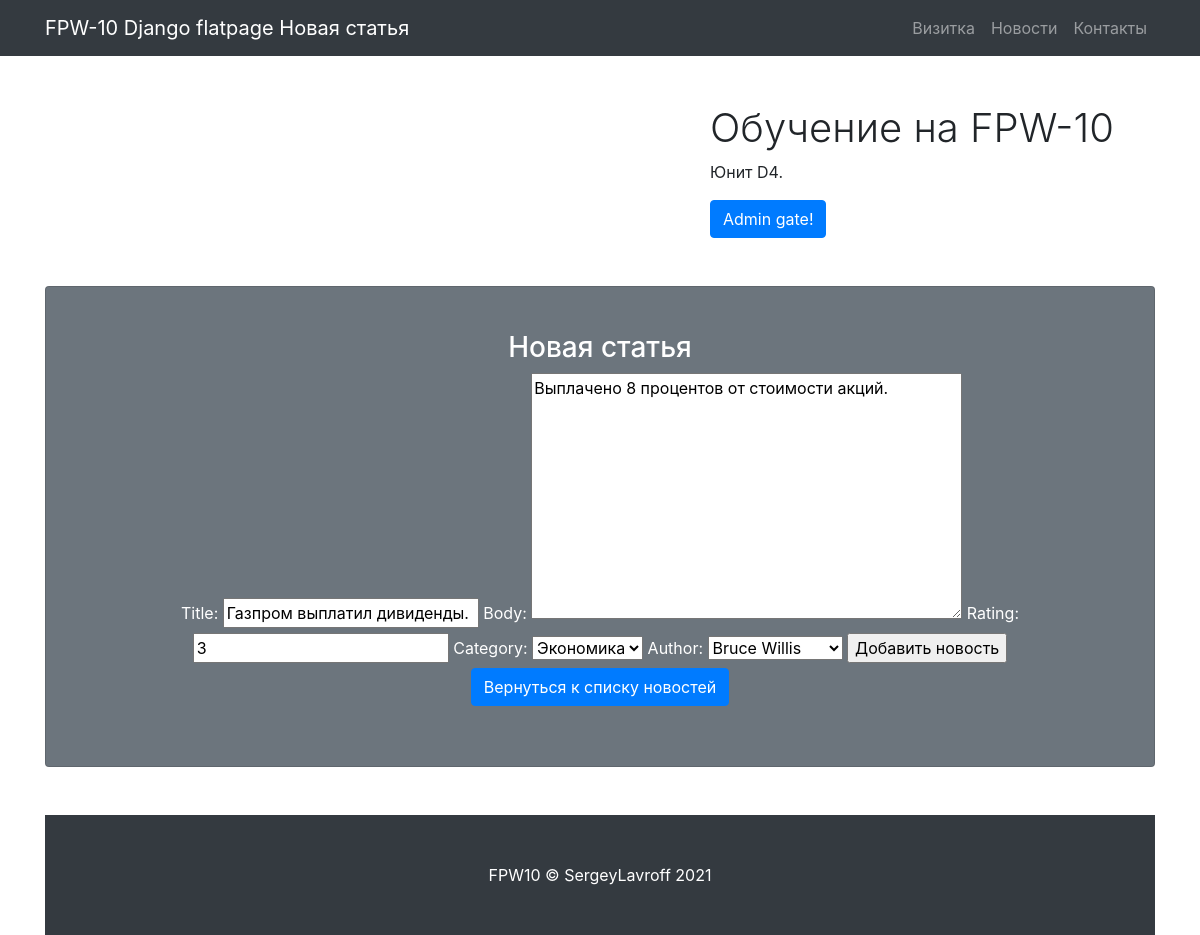
Page /news/3/edit/ (signed in) on the committed database.
### news/models.py (models this page shows, shortened)
class News(models.Model):
    title = models.CharField(
        max_length=255,
        unique=True,
    )
    creation_date = models.DateTimeField(auto_now_add=True)
    body = models.TextField()
    rating = models.IntegerField(default = 0)
    category = models.ForeignKey(
        to='Category',
        on_delete=models.CASCADE,
        related_name='news',)
    author = models.ForeignKey(
        to='Author',
        on_delete=models.CASCADE,
        related_name='news',)

### news/views.py (the view)
# urls.py: path('<int:pk>/edit/', ArticleUpdateView.as_view(), name='article_edit'),
class ArticleUpdateView(PermissionRequiredMixin, UpdateView):
    permission_required = ('news.change_news', )
    template_name = 'news/article_add.html'
    form_class = ArticleForm
    def get_object(self, **kwargs):
        id = self.kwargs.get('pk')
        return News.objects.get(pk=id)

### news/forms.py
class ArticleForm(ModelForm):
    class Meta:
        model = News
        fields = '__all__'

### news/models.py (called while the page is built)
    def __str__(self):
        return f'{self.name.title()}'

    def __str__(self):
        return f'{self.name.title()}'

### templates/news/article_add.html (shortened to what this page needs)
{% extends 'flatpages/default.html' %}
{% block title %} Новая статья {% endblock title %}
{% block content %}
<h3>Новая статья</h3>
<form method="POST">
    {{ form }}
    <input type="submit" value="Добавить новость">
</form>
<a class="btn btn-primary" href="/news ">Вернуться к списку новостей</a> <br>
{% endblock content %}

### static/css/small-business.css (style rules this page uses)
body { padding-top: 56px; }

### rows in the picture
News: title "Газпром выплатил дивиденды.", body "Выплачено 8 процентов от стоимости акций.", rating "3", category "Экономика", author "Bruce Willis"
